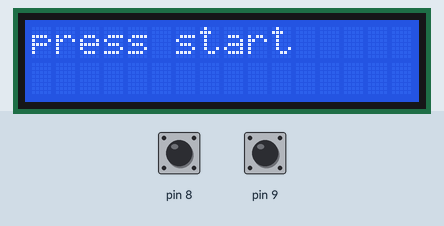
The sketch below on a simulated Arduino Uno, built with avr-gcc and run on an emulated ATmega328P. On the bench: 16×2 character LCD. Inputs (shaded band) come from the test bench; at power-on: pin 8 HIGH, pin 9 HIGH. What the sketch prints to the serial monitor is not drawn.

Above: at 1.2 s.
1.3 s: pin 8 pulled LOW for 0.15 s
At 1.46 s:
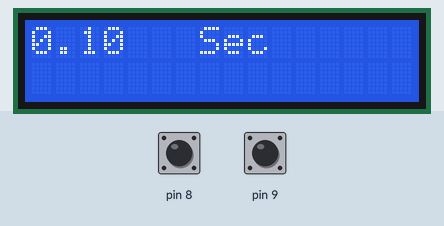
3.1 s: pin 9 pulled LOW for 0.15 s
4.7 s: pin 8 pulled LOW for 1 s
At 4.94 s:
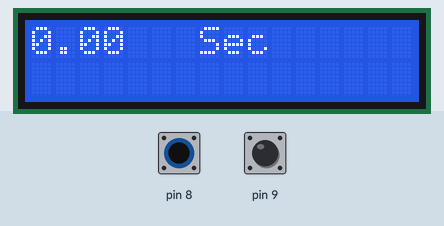
8.2 s: pin 8 driven LOW and pin 9 driven LOW
At 8.5 s:
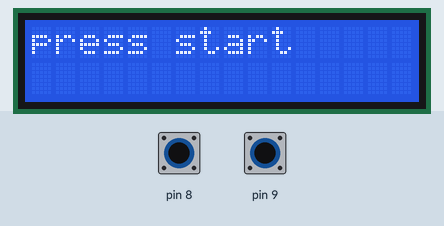
11.2 s: pin 9 driven HIGH
At 11.51 s:
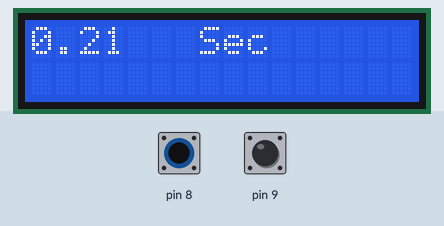

The sketch:

code.ino
```cpp
#include <LiquidCrystal.h>             //library for lcd
LiquidCrystal lcd(12, 11, 5, 4, 3, 2); // pin setup for lcd

void setup()
{
    lcd.begin(16, 2); // begin lcd
    lcd.clear();

    Serial.begin(9600); // begin serial monitor

    // setting push button pins

    pinMode(8, INPUT);
    digitalWrite(8, HIGH);
    pinMode(9, INPUT);
    digitalWrite(9, HIGH);
}

// declaring variables

double i = 0;
double a = millis();
double c;

void loop()
{
    // clear lcd
    lcd.clear();
    // displaying initial message
    lcd.print("press start");
    delay(100);

    //
    if (digitalRead(8) == LOW)
    {
        lcd.clear();
        a = millis();
        while (digitalRead(9) == HIGH)
        {
            // if one push button at 8 is not pressed but at 9 is pressed
            c = millis();
            i = (c - a) / 1000;
            lcd.print(i);
            lcd.setCursor(7, 0);
            lcd.print("Sec");
            lcd.setCursor(0, 0);
            Serial.println(c);
            Serial.println(a);
            Serial.println(i);
            Serial.println("......");
            delay(100);
        }

        if (digitalRead(9) == LOW)
        {
            // if one push button at 9 is not pressed but at 8 is pressed
            while (digitalRead(8) == HIGH)
            {
                lcd.setCursor(0, 0);
                lcd.print(i);
                lcd.setCursor(11, 0);
                lcd.print("");
                lcd.setCursor(0, 0);
                delay(100);
            }
        }
    }
}
```

Measured:
- after the input at 1.3 s, the display: first changes at once (image 1 shows a later state)
- after the input at 3.1 s, every drawn part: stays the same
- after the input at 4.7 s, the display: first changes after 0.09 s (image 2 shows a later state)
- after the input at 8.2 s, the display: changes after 0.09 s (image 3)
- after the input at 11.2 s, the display: first changes after 0.06 s (image 4 shows a later state)
- what the display in image 3 shows lasts 0.4 s, from 8.3 s to 8.7 s
